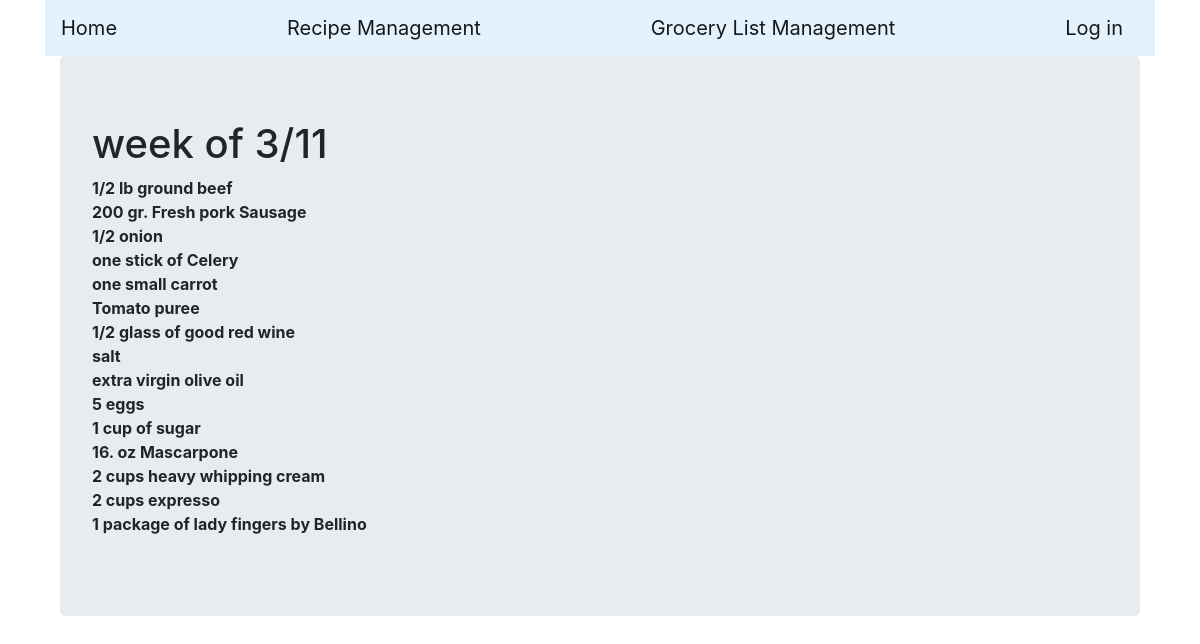
/viewGroList/2, run on the app's committed database.
### grocery/models.py (models this page shows, shortened)
class GroceryList(models.Model):
    name = models.CharField(max_length=200)
    recipes = models.ManyToManyField(Recipe)

### recipe/models.py (models this page shows, shortened)
class Recipe(models.Model):
    name = models.CharField(max_length=200)
    source = models.CharField(max_length=200, blank=False)
    cookTime = models.CharField(max_length=200, blank=True)
    instructions = models.TextField()
    ingredient1 = models.CharField(max_length=200)
    ingredient1_type = models.ForeignKey(IngredientType, on_delete=models.CASCADE, related_name='ingredient1_type')
    ingredient2 = models.CharField(max_length=200, blank=True)
    ingredient2_type = models.ForeignKey(IngredientType, on_delete=models.CASCADE, related_name='ingredient2_type', blank=True, null=True)
    ingredient3 = models.CharField(max_length=200, blank=True)
    ingredient3_type = models.ForeignKey(IngredientType, on_delete=models.CASCADE, related_name='ingredient3_type', blank=True, null=True)
    ingredient4 = models.CharField(max_length=200, blank=True)
    ingredient4_type = models.ForeignKey(IngredientType, on_delete=models.CASCADE, related_name='ingredient4_type', blank=True, null=True)
    ingredient5 = models.CharField(max_length=200, blank=True)
    ingredient5_type = models.ForeignKey(IngredientType, on_delete=models.CASCADE, related_name='ingredient5_type', blank=True, null=True)
    ingredient6 = models.CharField(max_length=200, blank=True)
    ingredient6_type = models.ForeignKey(IngredientType, on_delete=models.CASCADE, related_name='ingredient6_type', blank=True, null=True)
    ingredient7_type = models.ForeignKey(IngredientType, on_delete=models.CASCADE, related_name='ingredient7_type', blank=True, null=True)
    ingredient7 = models.CharField(max_length=200, blank=True)
    ingredient8_type = models.ForeignKey(IngredientType, on_delete=models.CASCADE, related_name='ingredient8_type', blank=True, null=True)
    ingredient8 = models.CharField(max_length=200, blank=True)
    ingredient9_type = models.ForeignKey(IngredientType, on_delete=models.CASCADE, related_name='ingredient9_type', blank=True, null=True)
    ingredient9 = models.CharField(max_length=200, blank=True)
    ingredient10_type = models.ForeignKey(IngredientType, on_delete=models.CASCADE, related_name='ingredient10_type', blank=True, null=True)
    ingredient10 = models.CharField(max_length=200, blank=True)
    ingredient11_type = models.ForeignKey(IngredientType, on_delete=models.CASCADE, related_name='ingredient11_type', blank=True, null=True)
    ingredient11 = models.CharField(max_length=200, blank=True)
    ingredient12_type = models.ForeignKey(IngredientType, on_delete=models.CASCADE, related_name='ingredient12_type', blank=True, null=True)
    ingredient12 = models.CharField(max_length=200, blank=True)
    ingredient13_type = models.ForeignKey(IngredientType, on_delete=models.CASCADE, related_name='ingredient13_type', blank=True, null=True)
    ingredient13 = models.CharField(max_length=200, blank=True)
    ingredient14_type = models.ForeignKey(IngredientType, on_delete=models.CASCADE, related_name='ingredient14_type', blank=True, null=True)
    ingredient14 = models.CharField(max_length=200, blank=True)
    ingredient15_type = models.ForeignKey(IngredientType, on_delete=models.CASCADE, related_name='ingredient15_type', blank=True, null=True)
    ingredient15 = models.CharField(max_length=200, blank=True)

### grocery/views.py (the view)
# urls.py: path('viewGroList/<int:list_id>', viewGroList, name='viewGroList'),
def viewGroList(request, list_id):
    ingredients = []
    groceryList = {}
    recipes = GroceryList.objects.filter(pk=list_id).values('recipes')
    grocery_list_name = list(GroceryList.objects.filter(pk=list_id).values('name'))
    for recipe in list(recipes):
        ingredients = ingredients + getGroceryList(recipe['recipes'])
    groceryList['ingredients'] = ingredients
    groceryList['name'] = grocery_list_name[0]['name']
    return render(request, 'newGroList.html', {'groceryList': groceryList})

### grocery/templates/newGroList.html
<!DOCTYPE html>
{% extends "base.html" %}
{% load staticfiles %}
{% block main_content %}
<div class="container-fluid">
     <div class="jumbotron">
        <h1>{{groceryList.name}}</h1>
        <dl>
        {% for item in groceryList.ingredients %}
          <dt>{{ item }}</dt>
        {% endfor %}
        </dl>
      </div>
    </div>
{% endblock %}

### data on the page
GroceryList: name "week of 3/11"
Recipe: ingredient1 "1/2 lb ground beef", ingredient2 "200 gr. Fresh pork Sausage", ingredient3 "1/2 onion", ingredient4 "one stick of Celery", ingredient5 "one small carrot", ingredient6 "Tomato puree", ingredient7 "1/2 glass of good red wine", ingredient8 "salt", ingredient9 "extra virgin olive oil"
Recipe: ingredient1 "5 eggs", ingredient2 "1 cup of sugar", ingredient3 "16. oz Mascarpone", ingredient4 "2 cups heavy whipping cream", ingredient5 "2 cups expresso", ingredient6 "1 package of lady fingers by Bellino"
